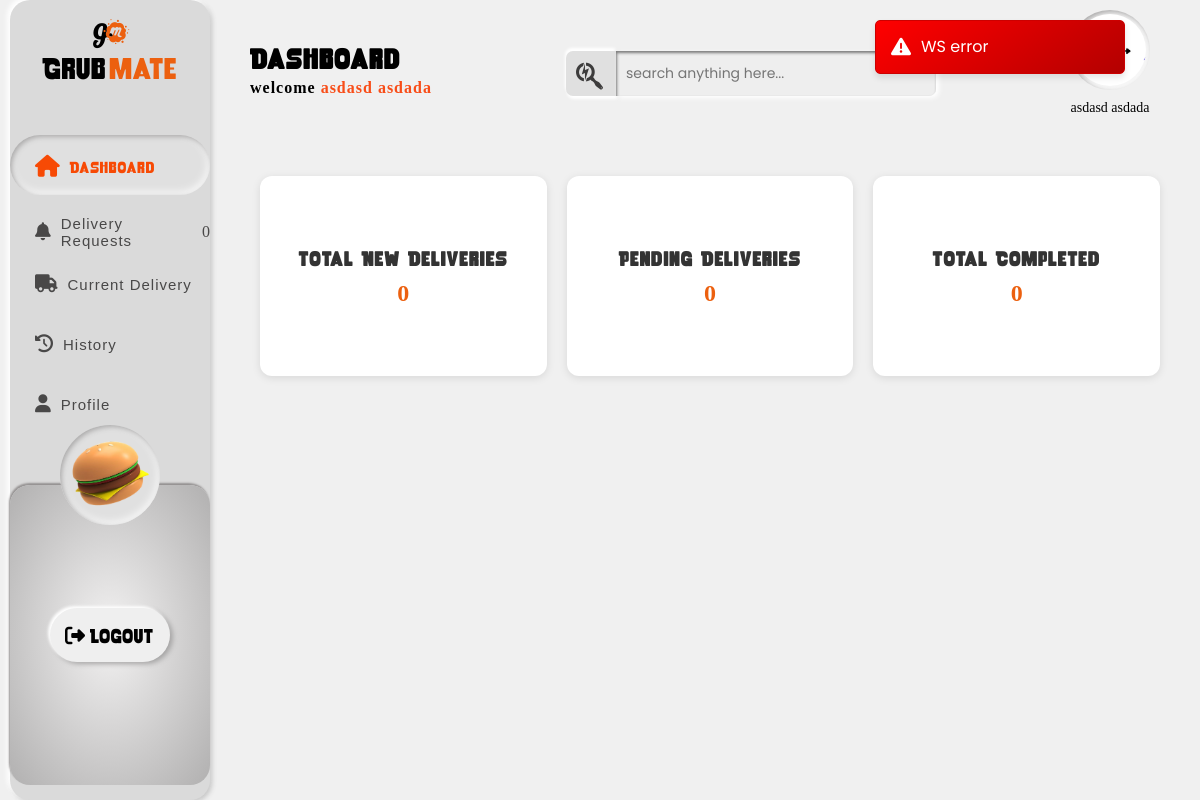
Screenshot of /deliveryman-dashboard/ (signed in) with the database file from the repository.
### merchant/models.py (models this page shows, shortened)
class Deliveryman(models.Model):
    VEHICLE_CHOICES = [
        ('Scooter', 'Scooter'),
        ('Bike', 'Bike'),
    ]
    ZONE_CHOICES = [
        ('Kathmandu', 'Kathmandu'),
        ('Bhaktapur', 'Bhaktapur'),
        ('Lalitpur', 'Lalitpur'),
    ]
    DUTYTIME_CHOICES = [
        ('day', 'Day (10AM-6PM)'),
        ('night', 'Night (6PM-2AM)'),
    ]
    user = models.OneToOneField(
        User, on_delete=models.CASCADE, related_name='deliveryman_profile', null=True)
    Firstname = models.CharField(max_length=100)
    Lastname = models.CharField(max_length=100)
    Address = models.CharField(max_length=255, null=True)
    Vehicle = models.CharField(
        max_length=20, blank=False, choices=VEHICLE_CHOICES)
    Zone = models.CharField(max_length=20, blank=False, choices=ZONE_CHOICES)
    PanNumber = models.CharField(
        max_length=9,
        validators=[
            RegexValidator(
                regex=r'^\d{9}$', message='Enter a valid 9-digit PAN number')
        ],
        help_text='Enter a 9-digit PAN number issued by IRD Nepal.'
    )
    BillBookScanCopy = models.FileField(upload_to='bill_book_files/')
    DutyTime = models.CharField(
        max_length=10, blank=False, choices=DUTYTIME_CHOICES)
    VehicleNumber = models.CharField(
        null=True,
        max_length=13,
        validators=[vehicle_validator],
        help_text="Enter the vehicle number in capital letters (e.g., BA 2 PA 1234 or 3-01-Pa-1234)."
    )
    DateofBirth = models.DateField()
    UserImage = models.ImageField(upload_to='user_images/')
    created_at = models.DateTimeField(default=timezone.now)
    approved = models.BooleanField(default=False)

### merchant/views.py (the view)
# urls.py: path("deliveryman-dashboard/", views.deliveryman_dashboard,
@login_required
def deliveryman_dashboard(request):
    obj, created = GoToDashClickCheck.objects.get_or_create(user=request.user)
    if not obj.go_to_dash_clicked:
        obj.go_to_dash_clicked = True
        obj.save()
    try:
        profile = Deliveryman.objects.get(user=request.user)
    except Deliveryman.DoesNotExist:
        return redirect('restaurant-dashboard')
    return render(request, "merchant/deliveryman_dashboard.html", {
        'deliveryman': profile,
    })

### merchant/templates/merchant/deliveryman_dashboard.html (shortened to what this page needs)
{% extends "merchant/deliveryman_templates_base.html" %}
{% load static %}
{% block styles %}<link rel="stylesheet" href="{% static 'css/deliveryman_dashboard.css' %}">{% endblock %}
{% block activate_dashboard %}active{% endblock %}
 {% block headcontent %}
        <div id="head-content">
          <h2>Dashboard</h2>
          <h4>welcome <span>{{ deliveryman.Firstname }} {{ deliveryman.Lastname }}</span></h4>
        </div>
      {% endblock %}
{% block mainspace %}
 <div id="container-body">
        <div class="summary-card">
          <h3>Total New Deliveries</h3>
          <p id="today-deliveries">0</p>
        </div>
        <div class="summary-card">
          <h3>Pending Deliveries</h3>
          <p id="pending-deliveries">0</p>
        </div>
        <div class="summary-card">
          <h3>Total Completed</h3>
          <p id="completed-deliveries">0</p>
        </div>
      </div>
{% endblock %}

### merchant/templates/merchant/deliveryman_templates_base.html (shortened to what this page needs)
{% load static %}
<!DOCTYPE html>
<html lang="en">
  <head>
    <link rel="stylesheet" href="https://cdnjs.cloudflare.com/ajax/libs/font-awesome/6.5.0/css/all.min.css" />
    <link rel="stylesheet" href="{% static 'css/base_template.css' %}" />
    {% block styles %}
    {% endblock %}
  </head>
  <body>
    <header>
      <a href="#" id="logowrapper-link">
        <div class="logo-container">
          <div id="logo">
            <span><i class="fa-brands fa-glide-g"></i></span>
            <span><i class="fa-brands fa-meetup"></i></span>
          </div>
          <div id="brandname">
            <span>Grub</span><span>mate</span>
          </div>
        </div>
      </a>
      <nav>
        <ul id="navbar">
          <li class="link"
            id="{% block activate_dashboard %}{% endblock %}">
            <a href="{% url 'deliveryman-dashboard' %}">
              <span class="nav-icons"><i class="fa-solid fa-house fa-beat"></i></span>
              <h4>Dashboard</h4>
            </a>
          </li>
          <li class="link order"
            id="{% block activate_new_orders %}
              neworders
            {% endblock %}">
            <a href="{% url 'deliveryman-new-orders' %}">
              <span class="nav-icons"><i class="fa-solid fa-bell fa-shake" style="--fa-animation-duration: 4s;"></i></span>
              <h4>Delivery Requests</h4>
              <span class="new-order-count">0</span>
            </a>
          </li>
          <li class="link"
            id="{% block activate_current_orders %}
              currentorders
            {% endblock %}">
            <a href="{% url 'deliveryman-current-orders' %}">
              <span class="nav-icons"><i class="fa-solid fa-truck fa-bounce" style="--fa-animation-duration: 3s;"></i></span>
              <h4>Current Delivery</h4>
            </a>
          </li>
          <li class="link"
            id="{% block activate_history %}
              history
            {% endblock %}">
            <a href="{% url 'deliveryman-history' %}">
              <span class="nav-icons"><i class="fa-solid fa-clock-rotate-left fa-spin" style="--fa-animation-direction: reverse;"></i></span>
              <h4>History</h4>
            </a>
          </li>
          <li class="link"
            id="{% block activate_profile %}
              profile
            {% endblock %}">
            <a href="{% url 'deliveryman-profile' %}">
              <span class="nav-icons"><i class="fa-solid fa-user fa-fade"></i></span>
              <h4>Profile</h4>
            </a>
          </li>
        </ul>
      </nav>
      <div id="logout-container">
        <div id="circle">
          <img src="{% static 'images/burgerstill.png' %}" alt="burger" height="80" width="80" />
        </div>
        <button type="button" id="logout">
          <span class="logout-icon"><i class="fa-solid fa-right-from-bracket"></i></span>
          <span>Logout</span>
        </button>
      </div>
    </header>
    <div class="container" id="dashboard">
      <div id="container-head">
        {% block headcontent %}
        {% endblock %}
        <div id="search-subcontainer">
          <span><i class="fa-brands fa-searchengin"></i></span>
          <input type="search" name="search" id="search" placeholder="search anything here..." />
        </div>
        <div>
          <div id="pp-container">
            {% if deliveryman.UserImage %}
              <img src="{{ deliveryman.UserImage.url }}" alt="profilepic" height="50" width="50" />
            {% else %}
              <img src="{% static 'images/profilepic.png' %}" alt="default profilepic" height="50" width="50" />
            {% endif %}
          </div>
          <h4 class="delid" id="{{deliveryman.id}}">{{ deliveryman.Firstname }} {{ deliveryman.Lastname }}</h4>
        </div>
      </div>
      <div id="all-wrapper">{% block mainspace %}
      {% endblock %}</div>
    </div>
     <div id="card-container"></div>
  </body>
</html>

### static/css/deliveryman_dashboard.css (style rules this page uses)
#container-body { display: grid; grid-template-columns: repeat(auto-fit, minmax(200px, 1fr)); gap: 20px; padding: 20px; }
.summary-card { background-color: #ffffff; box-shadow: 0 2px 8px rgba(0, 0, 0, 0.1); border-radius: 12px; padding: 20px; display: flex; align-items: center; justify-content: center; flex-direction: column; height: 200px; font-family: "Poppins", sans-serif; transition: transform 0.2s ease; }
.summary-card h3 { font-size: 20px; letter-spacing: 1px; color: #333; margin-bottom: 10px; font-family: "rocketThunder"; }
.summary-card p { font-size: 24px; font-weight: bold; color: #ec600f; font-family: "epic"; }

### rows the page displays
Deliveryman: Firstname "asdasd", Lastname "asdada", UserImage (picture)
